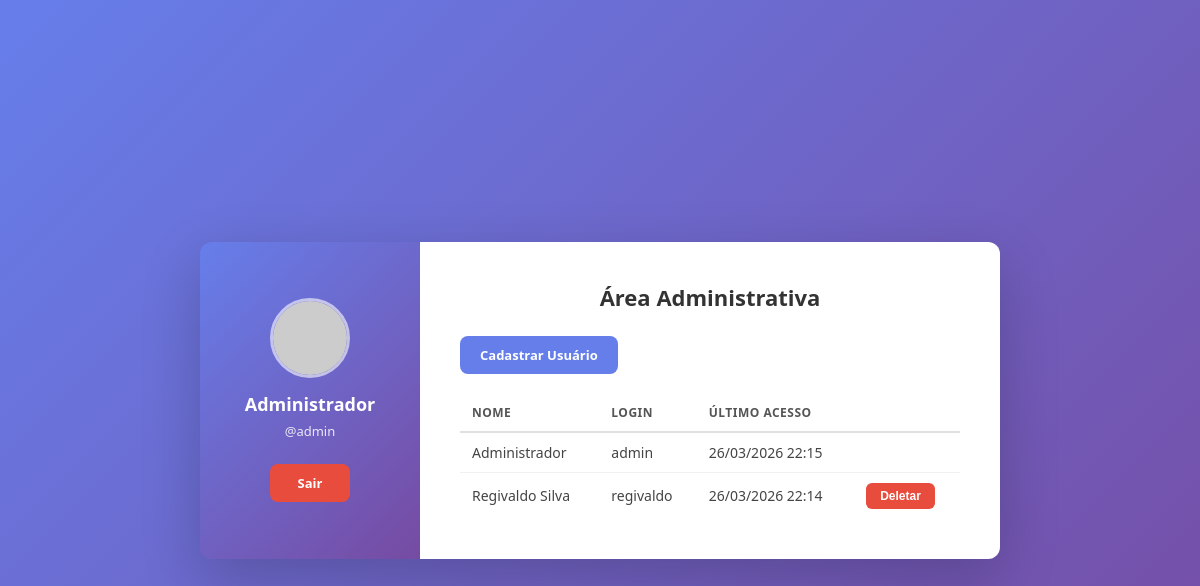
Page /administradores (signed in) on the committed database.
### tables this page shows
CREATE TABLE usuarios (
                id             INTEGER PRIMARY KEY AUTOINCREMENT,
                login          TEXT     NOT NULL UNIQUE,
                senha          TEXT     NOT NULL,
                nome           TEXT     NOT NULL,
                tipo           TEXT     NOT NULL CHECK(tipo IN ("admin","comum")),
                ultimo_acesso  DATETIME DEFAULT NULL
            );

### Security.php (called while the page is built, shortened)
<?php
require_once __DIR__ . '/security/Database.php';
require_once __DIR__ . '/security/Session.php';
require_once __DIR__ . '/security/Sanitizer.php';
require_once __DIR__ . '/security/Auth.php';
require_once __DIR__ . '/security/UserRepository.php';
class Security {
    private SecuritySanitizer $sanitizer;
    private SecurityAuth $auth;
    private SecurityUserRepository $userRepository;
    public function __construct() {
        $this->errorHandler = new SecurityErrorHandler($this);
        $this->password = new SecurityPassword();
        $this->database = new SecurityDatabase();
        $this->database->init(function (string $login, string $senha, string $tipo, string $nome) {
            $hash = $this->password->hash($senha);
            $this->database->getDb()->prepare('INSERT INTO usuarios (login, senha, nome, tipo) VALUES (:login, :senha, :nome, :tipo)')
                ->execute([':login' => $login, ':senha' => $hash, ':nome' => $nome, ':tipo' => $tipo]);
        });
        $this->userRepository = new SecurityUserRepository($this->password, $this->database->getDb());
        $this->session = new SecuritySession();
        $this->session->init();
        $this->sanitizer = new SecuritySanitizer();
        $this->auth = new SecurityAuth($this->session, $this->password, $this->database->getDb());
    }
    public function sanitizar(string $input): string {
        return $this->sanitizer->sanitizar($input);
    }
    public function getIdUsuario(): ?int {
        return $this->auth->getId();
    }
    public function getLoginUsuario(): ?string {
        return $this->auth->getLogin();
    }
    public function getNomeUsuario(): ?string {
        return $this->auth->getNome();
    }
    public function exigirPapel(string $papel): void {
        $this->auth->exigirPapel($papel);
    }
    public function listarUsuarios(): array {
        return $this->userRepository->listarTodos();
    }
}

### security/Database.php (called while the page is built, shortened)
<?php
class SecurityDatabase {
    private PDO $db;
    public function init(callable $cadastrarUsuario): void {
        $dbPath = __DIR__ . '/../database.sqlite';
        $this->db = new PDO('sqlite:' . $dbPath, null, null, [
            PDO::ATTR_ERRMODE            => PDO::ERRMODE_EXCEPTION,
            PDO::ATTR_DEFAULT_FETCH_MODE => PDO::FETCH_ASSOC,
            PDO::ATTR_EMULATE_PREPARES   => false,
        ]);
        $this->db->exec('
            CREATE TABLE IF NOT EXISTS usuarios (
                id             INTEGER PRIMARY KEY AUTOINCREMENT,
                login          TEXT     NOT NULL UNIQUE,
                senha          TEXT     NOT NULL,
                nome           TEXT     NOT NULL,
                tipo           TEXT     NOT NULL CHECK(tipo IN ("admin","comum")),
                ultimo_acesso  DATETIME DEFAULT NULL
            )
        ');
        $stmt = $this->db->query('SELECT COUNT(*) as total FROM usuarios');
    }
    public function getDb(): PDO {
        return $this->db;
    }
}

### security/Session.php (called while the page is built, shortened)
<?php
class SecuritySession
{
    public function init(): void
    {
        if (isset($_SESSION['ultimo_acesso'])) {
            $inativo = time() - $_SESSION['ultimo_acesso'];
        }
    }
}

### security/Auth.php (called while the page is built, shortened)
<?php
class SecurityAuth {
    public function getId(): ?int {
        return isset($_SESSION['usuario_id']) ? (int) $_SESSION['usuario_id'] : null;
    }
    public function getLogin(): ?string {
        return $_SESSION['usuario_login'] ?? null;
    }
    public function getNome(): ?string {
        return $_SESSION['usuario_nome'] ?? null;
    }
}

### security/Sanitizer.php (called while the page is built, shortened)
<?php
class SecuritySanitizer {
    public function sanitizar(string $input): string {
        return htmlspecialchars(trim($input), ENT_QUOTES, 'UTF-8');
    }
}

### security/UserRepository.php (called while the page is built, shortened)
<?php
class SecurityUserRepository {
    private PDO $db;
    public function __construct(SecurityPassword $password, PDO $db) {
        $this->db = $db;
    }
    public function listarTodos(): array {
        try {
            $stmt = $this->db->query('SELECT id, login, nome, tipo, ultimo_acesso FROM usuarios ORDER BY id');
            return $stmt->fetchAll();
        } catch (\Throwable $e) {
            error_log('Erro ao listar usuários: ' . $e->getMessage());
            return [];
        }
    }
}

### pages/administradores.php (the view, shortened to what this page needs)
<?php
$security->exigirPapel('admin');
$usuarios = $security->listarUsuarios();
?>
<!DOCTYPE html>
<html lang="pt-BR">
<head>
    <link rel="stylesheet" href="/style.css">
</head>
<body>
    <div class="card-painel">
        <div class="card-painel__esquerda">
            <img class="card-painel__avatar" src="https://picsum.photos/id/<?= (int) $security->getIdUsuario() * 33 ?>/256/256" alt="Foto de perfil">
            <span class="card-painel__nome"><?= $security->sanitizar($security->getNomeUsuario() ?? '') ?></span>
            <span class="card-painel__login">@<?= $security->sanitizar($security->getLoginUsuario() ?? '') ?></span>
            <a href="/logout" class="card-painel__logout">Sair</a>
        </div>
        <div class="card-painel__direita">
            <h1 class="card-painel__titulo">Área Administrativa</h1>
            <div class="card-painel__acoes">
                <a href="/cadastro">Cadastrar Usuário</a>
            </div>
            <table class="tabela-usuarios">
                <thead>
                    <tr>
                        <th>Nome</th>
                        <th>Login</th>
                        <th>Último Acesso</th>
                        <th></th>
                    </tr>
                </thead>
                <tbody>
                    <?php foreach ($usuarios as $u): ?>
                    <tr>
                        <td><?= $security->sanitizar($u['nome']) ?></td>
                        <td><?= $security->sanitizar($u['login']) ?></td>
                        <td><?= $u['ultimo_acesso'] ? date('d/m/Y H:i', strtotime($u['ultimo_acesso'])) : '—' ?></td>
                        <td>
                            <?php if ($u['id'] !== $security->getIdUsuario()): ?>
                            <form method="POST" action="/deletar-usuario" onsubmit="return confirm('Deseja realmente deletar este usuário?')">
                                <button type="submit" class="btn-deletar">Deletar</button>
                            </form>
                            <?php endif; ?>
                        </td>
                    </tr>
                    <?php endforeach; ?>
                </tbody>
            </table>
        </div>
    </div>
</body>
</html>

### index.php (shortened to what this page needs)
<?php
require_once __DIR__ . '/Security.php';
try {
    $security = new Security();
    $path = parse_url($_SERVER['REQUEST_URI'], PHP_URL_PATH);
    $path = rtrim($path, '/');
    switch ($path) {
        case '/administradores':
            require __DIR__ . '/pages/administradores.php';
            break;
    }
} catch (Throwable $e) {
    error_log('Erro fatal: ' . $e->getMessage());
    http_response_code(500);
    echo 'Ocorreu um erro interno. Tente novamente mais tarde.';
}

### style.css (style rules this page uses)
* { margin: 0; padding: 0; box-sizing: border-box; }
body { font-family: 'Segoe UI', Tahoma, Geneva, Verdana, sans-serif; background: linear-gradient(135deg, #667eea 0%, #764ba2 100%); display: flex; justify-content: center; align-items: center; min-height: 100vh; }
h1 { text-align: center; color: #333; margin-bottom: 30px; font-size: 24px; }
button { width: 100%; padding: 14px; background: linear-gradient(135deg, #667eea, #764ba2); color: #fff; border: none; border-radius: 8px; font-size: 16px; font-weight: 600; cursor: pointer; transition: opacity .3s; }
.card-painel { display: flex; max-width: 800px; width: 100%; border-radius: 12px; overflow: hidden; box-shadow: 0 20px 60px rgba(0,0,0,.2); }
.card-painel__esquerda { display: flex; flex-direction: column; align-items: center; justify-content: center; padding: 40px 30px; min-width: 220px; color: #fff; background: linear-gradient(135deg, #667eea 0%, #764ba2 100%); text-align: center; gap: 6px; }
.card-painel__avatar { width: 80px; height: 80px; margin-bottom: 8px; border-radius: 50%; object-fit: cover; border: 3px solid rgba(255,255,255,.6); }
.card-painel__nome { font-size: 18px; font-weight: 700; }
.card-painel__login { font-size: 13px; opacity: .85; }
.card-painel__logout { display: inline-block; margin-top: 18px; padding: 10px 28px; background: #e74c3c; color: #fff; border-radius: 8px; text-decoration: none; font-weight: 600; font-size: 13px; transition: opacity .3s; }
.card-painel__direita { flex: 1; background: #fff; padding: 40px; display: flex; flex-direction: column; }
.card-painel__titulo { font-size: 22px; color: #333; margin-bottom: 24px; }
.card-painel__acoes { margin-bottom: 20px; }
.card-painel__acoes a { display: inline-block; padding: 10px 20px; background: #667eea; color: #fff; border-radius: 8px; text-decoration: none; font-weight: 600; font-size: 13px; transition: opacity .3s; }
.tabela-usuarios { width: 100%; border-collapse: collapse; font-size: 14px; }
.tabela-usuarios th { text-align: left; padding: 10px 12px; border-bottom: 2px solid #e0e0e0; color: #555; font-weight: 600; font-size: 12px; text-transform: uppercase; letter-spacing: .5px; }
.tabela-usuarios td { padding: 10px 12px; border-bottom: 1px solid #f0f0f0; color: #444; }
.tabela-usuarios tr:last-child td { border-bottom: none; }
.btn-deletar { width: auto; padding: 6px 14px; background: #e74c3c; color: #fff; border: none; border-radius: 6px; font-size: 12px; font-weight: 600; cursor: pointer; transition: opacity .3s; }

### rows in the picture
usuarios: nome "Administrador", login "admin", ultimo_acesso "26/03/2026 22:15"
usuarios: nome "Regivaldo Silva", login "regivaldo", ultimo_acesso "26/03/2026 22:14"

### other values in the picture
$security->sanitizar($security->getNomeUsuario() ?? '') "Administrador"
$security->sanitizar($security->getLoginUsuario() ?? '') "admin"
